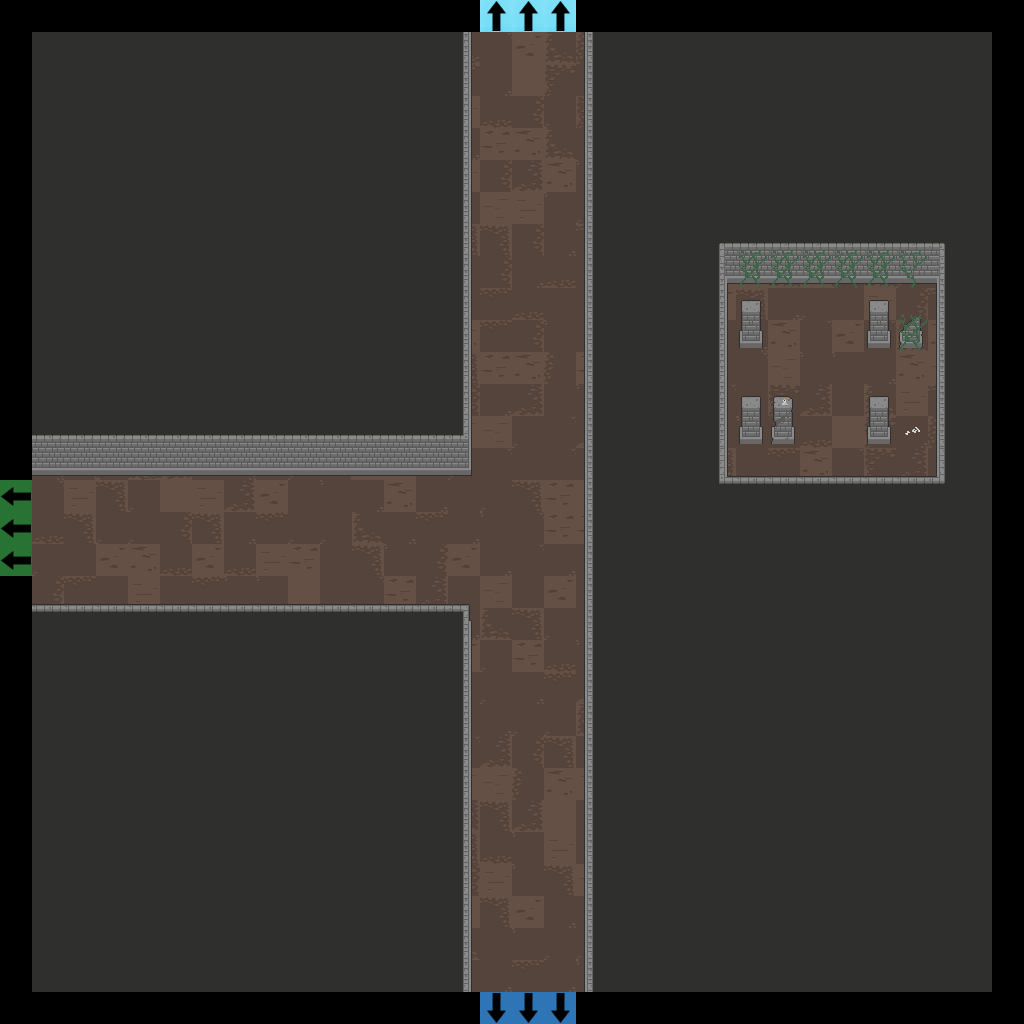

Tiled map render using the project's own tile images. Description and the map definition, with tile-layer contents summarised, below:
An orthogonal 32x32 tile map with 32x32 px tiles, 7 tile layers (Floor, Walls, Doors, Pillars, ...), 2 tilesets.

<map version="1.2" tiledversion="2019.04.18" orientation="orthogonal" renderorder="right-down" width="32" height="32" tilewidth="32" tileheight="32" infinite="0" nextlayerid="22" nextobjectid="1">
 <tileset firstgid="1" source="Dungeon_Tileset_2.tsx" />
 <tileset firstgid="321" source="flags.tsx" />
 <layer id="15" name="Floor" width="32" height="32">
  <data>[1024 cells, 900 non-empty, 25 distinct tile ids]</data>
 </layer>
 <layer id="16" name="Walls" width="32" height="32">
  <data>[1024 cells, 738 non-empty, 21 distinct tile ids]</data>
 </layer>
 <layer id="17" name="Doors" width="32" height="32">
  <data>[1024 cells, 0 non-empty, 0 distinct tile ids]</data>
 </layer>
 <layer id="18" name="Pillars" width="32" height="32">
  <properties>
   <property name="unity:SortingLayer" value="Player" />
  </properties>
  <data>[1024 cells, 12 non-empty, 6 distinct tile ids]</data>
 </layer>
 <layer id="19" name="Candles" width="32" height="32">
  <data>[1024 cells, 1 non-empty, 1 distinct tile ids]</data>
 </layer>
 <layer id="20" name="Debris" width="32" height="32">
  <data>[1024 cells, 15 non-empty, 5 distinct tile ids]</data>
 </layer>
 <layer id="21" name="Flags" width="32" height="32">
  <data>[1024 cells, 9 non-empty, 3 distinct tile ids]</data>
 </layer>
</map>
